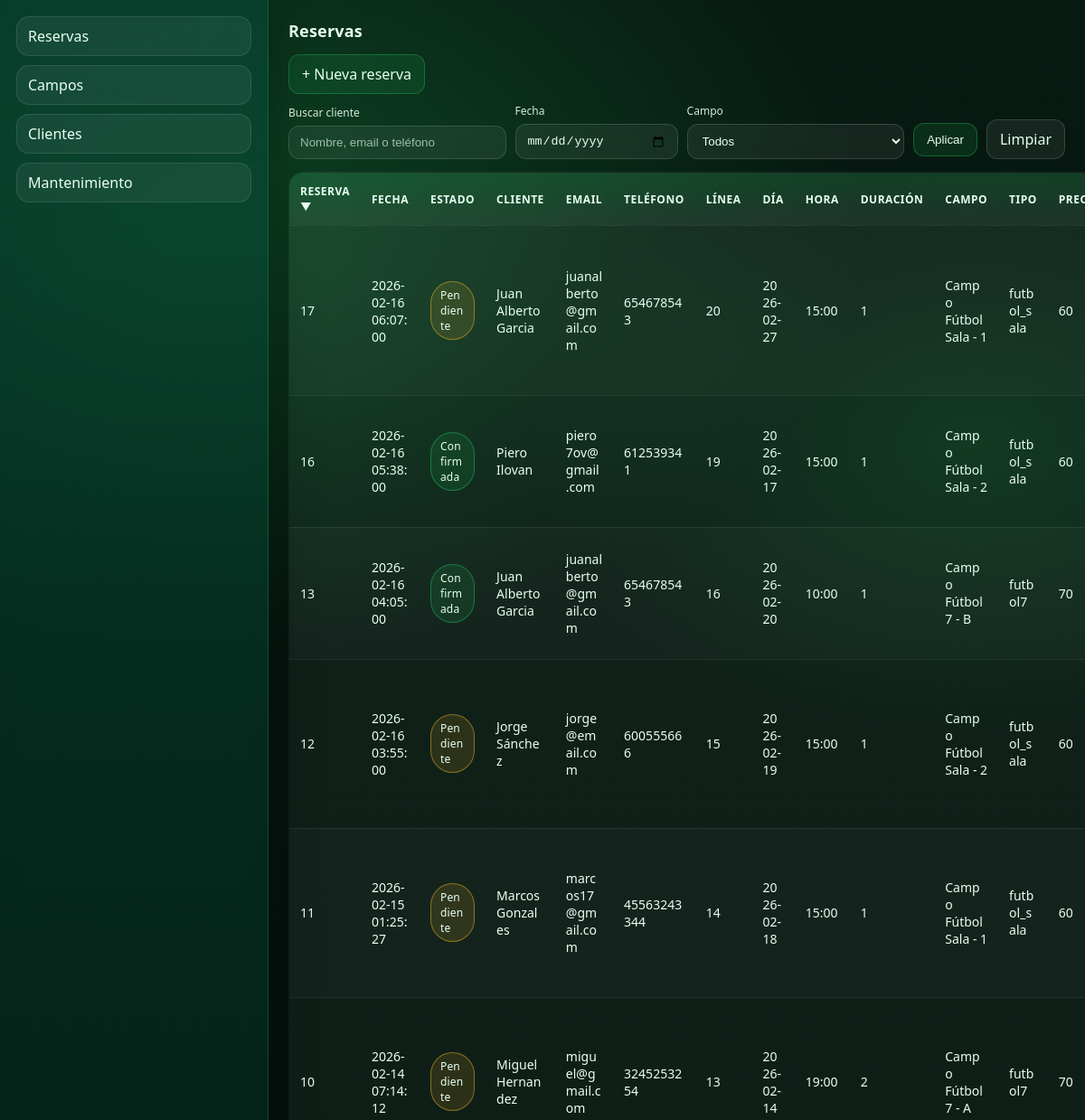
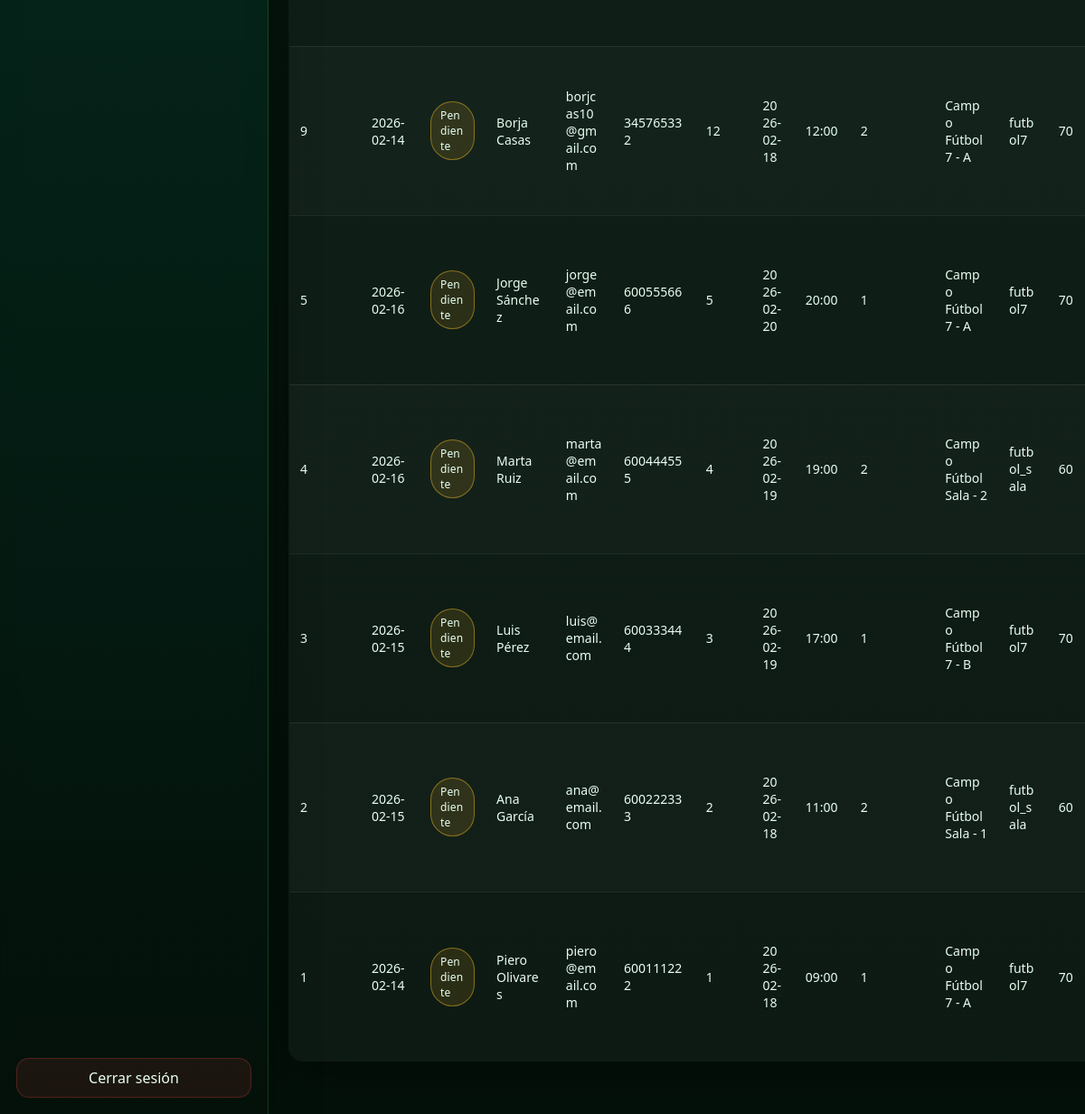
/ (signed in), run on the app's committed database (2 pictures, top to bottom).
### tables this page shows
CREATE TABLE `reserva` (
  `id` int(11) NOT NULL AUTO_INCREMENT,
  `fecha` varchar(255) DEFAULT NULL,
  `cliente_id` int(11) DEFAULT NULL,
  `estado` varchar(20) NOT NULL DEFAULT 'pendiente',
  PRIMARY KEY (`id`),
  KEY `fk_reserva_cliente` (`cliente_id`),
  CONSTRAINT `fk_reserva_cliente` FOREIGN KEY (`cliente_id`) REFERENCES `cliente` (`id`)
);

CREATE TABLE `cliente` (
  `id` int(11) NOT NULL AUTO_INCREMENT,
  `nombre` varchar(255) DEFAULT NULL,
  `apellidos` varchar(255) DEFAULT NULL,
  `email` varchar(255) DEFAULT NULL,
  `telefono` varchar(255) DEFAULT NULL,
  PRIMARY KEY (`id`)
);

CREATE TABLE `lineareserva` (
  `id` int(11) NOT NULL AUTO_INCREMENT,
  `reserva_id` int(11) DEFAULT NULL,
  `campo_id` int(11) DEFAULT NULL,
  `dia` varchar(255) DEFAULT NULL,
  `hora` varchar(255) DEFAULT NULL,
  `duracion` varchar(255) DEFAULT NULL,
  PRIMARY KEY (`id`),
  KEY `fk_lineareserva_reserva` (`reserva_id`),
  KEY `fk_lineareserva_campo` (`campo_id`),
  CONSTRAINT `fk_lineareserva_campo` FOREIGN KEY (`campo_id`) REFERENCES `campo` (`id`),
  CONSTRAINT `fk_lineareserva_reserva` FOREIGN KEY (`reserva_id`) REFERENCES `reserva` (`id`)
);

CREATE TABLE `campo` (
  `id` int(11) NOT NULL AUTO_INCREMENT,
  `nombre` varchar(255) DEFAULT NULL,
  `tipo` varchar(255) DEFAULT NULL,
  `descripcion` varchar(255) DEFAULT NULL,
  `precio_hora` varchar(255) DEFAULT NULL,
  `imagen` varchar(255) DEFAULT NULL,
  PRIMARY KEY (`id`)
);

### inc/views/reserva_list.php (the view, shortened to what this page needs)
<?php
  $q = trim((string)($_GET["q"] ?? ""));
  $f_fecha = trim((string)($_GET["fecha"] ?? ""));
  $f_campo = to_int($_GET["campo_id"] ?? 0);
  $sort = (string)($_GET["sort"] ?? "reserva");
  $dir  = strtolower((string)($_GET["dir"] ?? "desc")) === "asc" ? "asc" : "desc";
  $SORT_MAP = [
    "reserva"   => "r.id",
    "fecha"     => "r.fecha",
    "cliente"   => "c.nombre",
    "email"     => "c.email",
    "telefono"  => "c.telefono",
    "dia"       => "lr.dia",
    "hora"      => "lr.hora",
    "duracion"  => "lr.duracion",
    "campo"     => "ca.nombre",
    "tipo"      => "ca.tipo",
    "precio"    => "ca.precio_hora",
  ];
  echo "<div style='margin:0 0 10px; display:flex; gap:10px; align-items:center;'>";
  echo "<a class='btn primary' href='?tabla=reserva&accion=nueva'>+ Nueva reserva</a>";
  echo "</div>";
  echo "<form class='filters' method='GET' action='?'>";
  echo "<div class='field grow'><label>Buscar cliente</label><input type='text' name='q' value='" . e($q) . "' placeholder='Nombre, email o teléfono'></div>";
  echo "<div class='field'><label>Fecha</label><input type='date' name='fecha' value='" . e($f_fecha) . "'></div>";
  echo "<div class='field grow'><label>Campo</label><select name='campo_id'>";
  echo "<option value='0'>Todos</option>";
  echo "</select></div>";
  echo "<div class='actions'>";
  echo "<button class='btn primary' type='submit'>Aplicar</button>";
  echo "<a class='btn' href='?tabla=reserva'>Limpiar</a>";
  echo "</div>";
  echo "</form>";
  $selectEstado = $HAS_ESTADO ? "r.estado AS estado," : "'pendiente' AS estado,";
  $sql = "
    SELECT
      r.id        AS reserva_id,
      r.fecha     AS fecha,
      {$selectEstado}
      c.nombre    AS cliente_nombre,
      c.apellidos AS cliente_apellidos,
      c.email     AS cliente_email,
      c.telefono  AS cliente_telefono,
      lr.id       AS linea_id,
      lr.dia      AS dia,
      lr.hora     AS hora,
      lr.duracion AS duracion,
      ca.nombre   AS campo_nombre,
      ca.tipo     AS campo_tipo,
      ca.precio_hora AS campo_precio_hora
    FROM reserva r
    LEFT JOIN cliente c ON c.id = r.cliente_id
    LEFT JOIN lineareserva lr ON lr.reserva_id = r.id
    LEFT JOIN campo ca ON ca.id = lr.campo_id
  ";
  $sql .= " ORDER BY " . $SORT_MAP[$sort] . " " . $dir . ", r.id DESC, lr.id ASC";
  $st = $cn->prepare($sql);
  $st->execute();
  $res = $st->get_result();
  $base = ["tabla" => "reserva", "q" => $q, "fecha" => $f_fecha, "campo_id" => $f_campo];
  $makeSortUrl = function(string $col) use ($base, $sort, $dir): string {
    $nextDir = ($sort === $col && $dir === "asc") ? "desc" : "asc";
    $qs = $base;
    $qs["sort"] = $col;
    $qs["dir"]  = $nextDir;
    return "?" . http_build_query($qs);
  };
  $arrow = function(string $col) use ($sort, $dir): string {
    if ($sort !== $col) return "";
    return $dir === "asc" ? " ▲" : " ▼";
  };
  echo "<table>";
  echo "<tr>";
  echo "<th><a class='sort' href='" . e($makeSortUrl("reserva")) . "'>Reserva" . e($arrow("reserva")) . "</a></th>";
  echo "<th><a class='sort' href='" . e($makeSortUrl("fecha")) . "'>Fecha" . e($arrow("fecha")) . "</a></th>";
  echo "<th>Estado</th>";
  echo "<th><a class='sort' href='" . e($makeSortUrl("cliente")) . "'>Cliente" . e($arrow("cliente")) . "</a></th>";
  echo "<th><a class='sort' href='" . e($makeSortUrl("email")) . "'>Email" . e($arrow("email")) . "</a></th>";
  echo "<th><a class='sort' href='" . e($makeSortUrl("telefono")) . "'>Teléfono" . e($arrow("telefono")) . "</a></th>";
  echo "<th>Línea</th>";
  echo "<th><a class='sort' href='" . e($makeSortUrl("dia")) . "'>Día" . e($arrow("dia")) . "</a></th>";
  echo "<th><a class='sort' href='" . e($makeSortUrl("hora")) . "'>Hora" . e($arrow("hora")) . "</a></th>";
  echo "<th><a class='sort' href='" . e($makeSortUrl("duracion")) . "'>Duración" . e($arrow("duracion")) . "</a></th>";
  echo "<th><a class='sort' href='" . e($makeSortUrl("campo")) . "'>Campo" . e($arrow("campo")) . "</a></th>";
  echo "<th><a class='sort' href='" . e($makeSortUrl("tipo")) . "'>Tipo" . e($arrow("tipo")) . "</a></th>";
  echo "<th><a class='sort' href='" . e($makeSortUrl("precio")) . "'>Precio/h" . e($arrow("precio")) . "</a></th>";
  echo "</tr>";
  if ($res && $res->num_rows > 0) {
    while ($r = $res->fetch_assoc()) {
      $cliente = trim((string)$r["cliente_nombre"] . " " . (string)$r["cliente_apellidos"]);
      $estado = strtolower(trim((string)($r["estado"] ?? "pendiente")));
      echo "<tr>";
      echo "<td>" . e($r["reserva_id"]) . "</td>";
      echo "<td>" . e($r["fecha"]) . "</td>";
      echo "<td>" . estado_badge($estado) . "</td>";
      echo "<td>" . e($cliente) . "</td>";
      echo "<td>" . e($r["cliente_email"]) . "</td>";
      echo "<td>" . e($r["cliente_telefono"]) . "</td>";
      echo "<td>" . e($r["linea_id"]) . "</td>";
      echo "<td>" . e($r["dia"]) . "</td>";
      echo "<td>" . e($r["hora"]) . "</td>";
      echo "<td>" . e($r["duracion"]) . "</td>";
      echo "<td>" . e($r["campo_nombre"]) . "</td>";
      echo "<td>" . e($r["campo_tipo"]) . "</td>";
      echo "<td>" . e($r["campo_precio_hora"]) . "</td>";
      echo "</tr>";
    }
  } else {
    echo "<tr><td colspan='14'>No hay registros.</td></tr>";
  }
  echo "</table>";

### inc/tabla_helpers.php (shortened to what this page needs)
<?php
function e($v): string {
  return htmlspecialchars((string)$v, ENT_QUOTES | ENT_SUBSTITUTE, "UTF-8");
}
function to_int($v): int {
  return (int)($v ?? 0);
}
function estado_badge(string $estado): string {
  $estado = strtolower(trim($estado));
  if ($estado !== "confirmada" && $estado !== "cancelada") $estado = "pendiente";
  $label = $estado;
  $label = mb_strtoupper(mb_substr($label, 0, 1), "UTF-8") . mb_substr($label, 1);
  return "<span class='badge " . e($estado) . "'>" . e($label) . "</span>";
}

### css/panel.css (style rules this page uses)
:root { --bg0: #04110a; --bg1: #071a12; --surface: rgba(255, 255, 255, .06); --border: rgba(255, 255, 255, .12); --text: #e8fff2; --accent: #22c55e; --warn: #fbbf24; --danger: #ef4444; }
html, body { height: 100%; }
body { margin: 0; display: flex; font-family: system-ui, -apple-system, Segoe UI, Roboto, sans-serif; color: var(--text); background: radial-gradient(1200px 800px at 20% 10%, rgba(34, 197, 94, .25), transparent 60%), radial-gradient(900px 600px at 90% 20%, rgba(22, 163, 74, .18), transparent 55%), linear-gradient(180deg, var(--bg1), var(--bg0)); }
.filters { display: flex; flex-wrap: wrap; gap: 10px; align-items: end; margin: 0 0 14px; }
.filters .field { display: flex; flex-direction: column; gap: 6px; min-width: 180px; }
.filters .field.grow { flex: 1; min-width: 240px; }
.filters label { font-size: 12px; opacity: .9; }
.filters input[type="text"], .filters input[type="date"], .filters select { padding: 10px 12px; border-radius: 12px; border: 1px solid rgba(255, 255, 255, .14); background: rgba(255, 255, 255, .06); color: var(--text); outline: none; }
.filters select { color-scheme: dark; }
.filters select option { background: #071a12; color: #e8fff2; }
.filters input::placeholder { color: rgba(232, 255, 242, .65); }
.filters .actions { display: flex; gap: 10px; align-items: center; }
.btn { padding: 10px 14px; border-radius: 12px; border: 1px solid rgba(255, 255, 255, .14); background: rgba(255, 255, 255, .06); color: var(--text); cursor: pointer; text-decoration: none; display: inline-flex; align-items: center; gap: 8px; user-select: none; }
.btn.primary { border-color: rgba(34, 197, 94, .35); background: rgba(34, 197, 94, .12); }
.badge { display: inline-flex; align-items: center; gap: 6px; padding: 6px 10px; border-radius: 999px; border: 1px solid rgba(255, 255, 255, .14); background: rgba(255, 255, 255, .06); font-size: 12px; letter-spacing: .2px; text-transform: capitalize; }
.badge.pendiente { border-color: rgba(251, 191, 36, .45); background: rgba(251, 191, 36, .12); }
.badge.confirmada { border-color: rgba(34, 197, 94, .45); background: rgba(34, 197, 94, .12); }
main table { width: 100%; border-collapse: collapse; overflow: hidden; border-radius: 16px; background: rgba(255, 255, 255, .04); border: 1px solid rgba(255, 255, 255, .12); box-shadow: 0 20px 60px rgba(0, 0, 0, .35); }
main table th { position: sticky; top: 0; z-index: 1; text-align: left; font-size: 12px; letter-spacing: .5px; text-transform: uppercase; padding: 12px; background: linear-gradient(180deg, rgba(34, 197, 94, .18), rgba(255, 255, 255, .06)); border-bottom: 1px solid rgba(255, 255, 255, .14); backdrop-filter: blur(10px); }
main table th a.sort { color: inherit; text-decoration: none; display: inline-flex; align-items: center; gap: 8px; }
main table td { padding: 12px; border-bottom: 1px solid rgba(255, 255, 255, .08); color: var(--text); font-size: 14px; max-width: 360px; word-break: break-word; }
main table tr:nth-child(even) td { background: rgba(255, 255, 255, .02); }

### data on the page
reserva: id "17", fecha "2026-02-16 06:07:00", estado "Pendiente", cliente.apellidos "Juan Alberto Garcia", cliente.email "juanalberto@gmail.com", cliente.telefono "654678543", lineareserva.id "20", lineareserva.dia "2026-02-27", lineareserva.hora "15:00", lineareserva.duracion "1", campo.nombre "Campo Fútbol Sala - 1", campo.tipo "futbol_sala", campo.precio_hora "60"
reserva: id "16", fecha "2026-02-16 05:38:00", estado "Confirmada", cliente.apellidos "Piero Ilovan", cliente.email "piero7ov@gmail.com", cliente.telefono "612539341", lineareserva.id "19", lineareserva.dia "2026-02-17", lineareserva.hora "15:00", lineareserva.duracion "1", campo.nombre "Campo Fútbol Sala - 2", campo.tipo "futbol_sala", campo.precio_hora "60"
reserva: id "13", fecha "2026-02-16 04:05:00", estado "Confirmada", cliente.apellidos "Juan Alberto Garcia", cliente.email "juanalberto@gmail.com", cliente.telefono "654678543", lineareserva.id "16", lineareserva.dia "2026-02-20", lineareserva.hora "10:00", lineareserva.duracion "1", campo.nombre "Campo Fútbol 7 - B", campo.tipo "futbol7", campo.precio_hora "70"
reserva: id "12", fecha "2026-02-16 03:55:00", estado "Pendiente", cliente.apellidos "Jorge Sánchez", cliente.email "jorge@email.com", cliente.telefono "600555666", lineareserva.id "15", lineareserva.dia "2026-02-19", lineareserva.hora "15:00", lineareserva.duracion "1", campo.nombre "Campo Fútbol Sala - 2", campo.tipo "futbol_sala", campo.precio_hora "60"
reserva: id "11", fecha "2026-02-15 01:25:27", estado "Pendiente", cliente.apellidos "Marcos Gonzales", cliente.email "marcos17@gmail.com", cliente.telefono "45563243344", lineareserva.id "14", lineareserva.dia "2026-02-18", lineareserva.hora "15:00", lineareserva.duracion "1", campo.nombre "Campo Fútbol Sala - 1", campo.tipo "futbol_sala", campo.precio_hora "60"
reserva: id "10", fecha "2026-02-14 07:14:12", estado "Pendiente", cliente.apellidos "Miguel Hernandez", cliente.email "miguel@gmail.com", cliente.telefono "3245253254", lineareserva.id "13", lineareserva.dia "2026-02-14", lineareserva.hora "19:00", lineareserva.duracion "2", campo.nombre "Campo Fútbol 7 - A", campo.tipo "futbol7", campo.precio_hora "70"
reserva: id "9", fecha "2026-02-14", estado "Pendiente", cliente.apellidos "Borja Casas", cliente.email "borjcas10@gmail.com", cliente.telefono "345765332", lineareserva.id "12", lineareserva.dia "2026-02-18", lineareserva.hora "12:00", lineareserva.duracion "2", campo.nombre "Campo Fútbol 7 - A", campo.tipo "futbol7", campo.precio_hora "70"
reserva: id "5", fecha "2026-02-16", estado "Pendiente", cliente.apellidos "Jorge Sánchez", cliente.email "jorge@email.com", cliente.telefono "600555666", lineareserva.id "5", lineareserva.dia "2026-02-20", lineareserva.hora "20:00", lineareserva.duracion "1", campo.nombre "Campo Fútbol 7 - A", campo.tipo "futbol7", campo.precio_hora "70"
reserva: id "4", fecha "2026-02-16", estado "Pendiente", cliente.apellidos "Marta Ruiz", cliente.email "marta@email.com", cliente.telefono "600444555", lineareserva.id "4", lineareserva.dia "2026-02-19", lineareserva.hora "19:00", lineareserva.duracion "2", campo.nombre "Campo Fútbol Sala - 2", campo.tipo "futbol_sala", campo.precio_hora "60"
reserva: id "3", fecha "2026-02-15", estado "Pendiente", cliente.apellidos "Luis Pérez", cliente.email "luis@email.com", cliente.telefono "600333444", lineareserva.id "3", lineareserva.dia "2026-02-19", lineareserva.hora "17:00", lineareserva.duracion "1", campo.nombre "Campo Fútbol 7 - B", campo.tipo "futbol7", campo.precio_hora "70"
reserva: id "2", fecha "2026-02-15", estado "Pendiente", cliente.apellidos "Ana García", cliente.email "ana@email.com", cliente.telefono "600222333", lineareserva.id "2", lineareserva.dia "2026-02-18", lineareserva.hora "11:00", lineareserva.duracion "2", campo.nombre "Campo Fútbol Sala - 1", campo.tipo "futbol_sala", campo.precio_hora "60"
reserva: id "1", fecha "2026-02-14", estado "Pendiente", cliente.apellidos "Piero Olivares", cliente.email "piero@email.com", cliente.telefono "600111222", lineareserva.id "1", lineareserva.dia "2026-02-18", lineareserva.hora "09:00", lineareserva.duracion "1", campo.nombre "Campo Fútbol 7 - A", campo.tipo "futbol7", campo.precio_hora "70"

### other printed values
$TABLAS_PERMITIDAS[$tabla] "Reservas"
$arrow("reserva") "▼"
